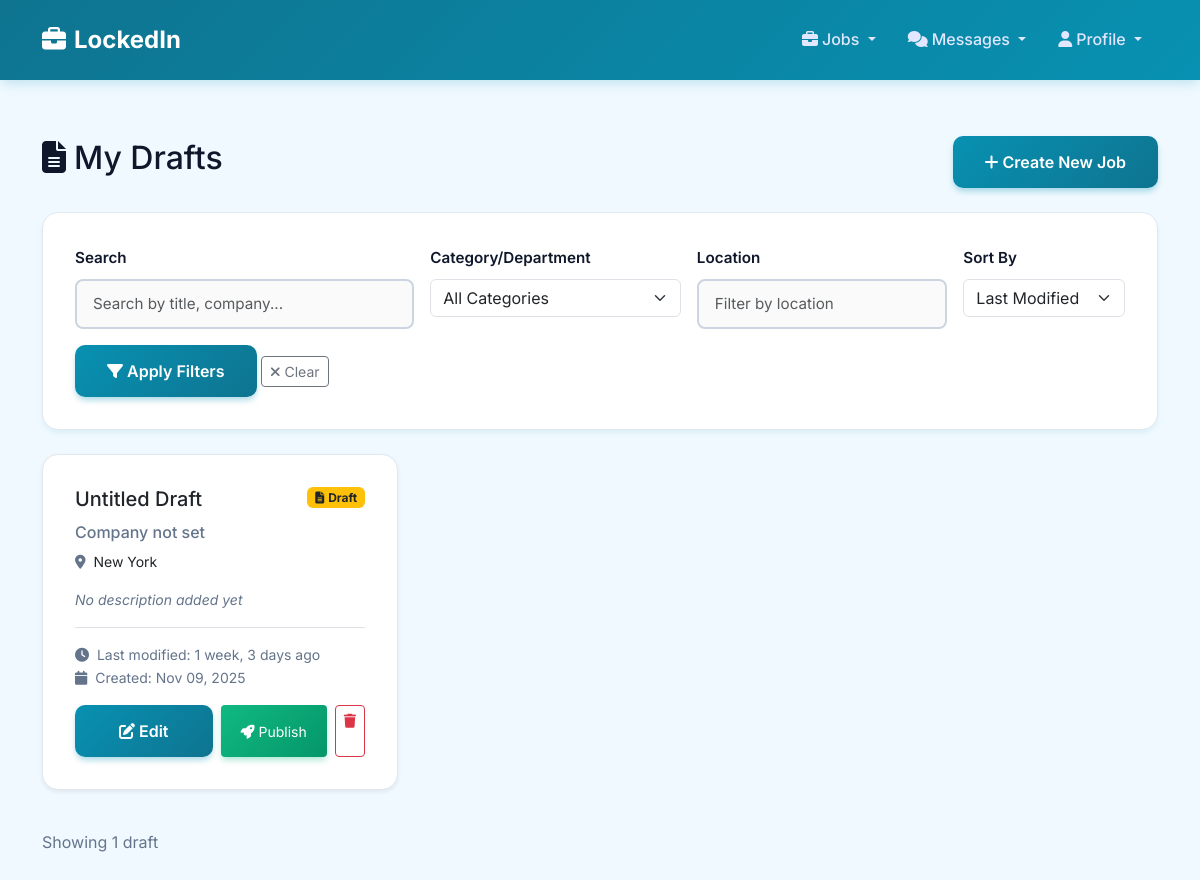
The app's page /my-drafts/ (signed in) with its own data.
### jobs/models.py (models this page shows, shortened)
class JobPosting(models.Model):
    EMPLOYMENT_TYPES = [
        ('full_time', 'Full Time'),
        ('part_time', 'Part Time'),
        ('contract', 'Contract'),
        ('internship', 'Internship'),
        ('temporary', 'Temporary'),
    ]
    EXPERIENCE_LEVELS = [
        ('entry', 'Entry Level'),
        ('mid', 'Mid Level'),
        ('senior', 'Senior Level'),
        ('executive', 'Executive'),
    ]
    WORK_LOCATIONS = [
        ('remote', 'Remote'),
        ('on_site', 'On Site'),
        ('hybrid', 'Hybrid'),
    ]
    title = models.CharField(max_length=200, blank=True)
    company = models.CharField(max_length=200, blank=True)
    location = models.CharField(max_length=200, blank=True)
    latitude = models.DecimalField(max_digits=9, decimal_places=6, null=True, blank=True, help_text="Latitude coordinate")
    longitude = models.DecimalField(max_digits=9, decimal_places=6, null=True, blank=True, help_text="Longitude coordinate")
    work_location = models.CharField(max_length=20, choices=WORK_LOCATIONS, default='on_site')
    employment_type = models.CharField(max_length=20, choices=EMPLOYMENT_TYPES, default='full_time')
    experience_level = models.CharField(max_length=20, choices=EXPERIENCE_LEVELS, default='mid')
    description = models.TextField(blank=True)
    requirements = models.TextField(blank=True)
    responsibilities = models.TextField(blank=True)
    benefits = models.TextField(blank=True)
    salary_min = models.DecimalField(max_digits=10, decimal_places=2, null=True, blank=True)
    salary_max = models.DecimalField(max_digits=10, decimal_places=2, null=True, blank=True)
    salary_currency = models.CharField(max_length=3, default='USD')
    salary_period = models.CharField(max_length=20, default='yearly', choices=[
        ('hourly', 'Per Hour'),
        ('monthly', 'Per Month'),
        ('yearly', 'Per Year'),
    ])
    category = models.ForeignKey(JobCategory, on_delete=models.CASCADE, related_name='jobs', null=True, blank=True)
    posted_by = models.ForeignKey(User, on_delete=models.CASCADE, related_name='posted_jobs')
    STATUS_CHOICES = [
        ('draft', 'Draft'),
        ('published', 'Published'),
    ]
    status = models.CharField(max_length=20, choices=STATUS_CHOICES, default='published')
    is_active = models.BooleanField(default=True)
    is_featured = models.BooleanField(default=False)
    application_deadline = models.DateField(null=True, blank=True)
    posted_at = models.DateTimeField(auto_now_add=True)
    updated_at = models.DateTimeField(auto_now=True)
    application_count = models.PositiveIntegerField(default=0)
    view_count = models.PositiveIntegerField(default=0)
    visa_sponsorship = models.BooleanField(default=False, help_text="Does this job offer visa sponsorship?")
    class Meta:
        ordering = ['-posted_at']
        indexes = [
            models.Index(fields=['is_active', 'posted_at']),
            models.Index(fields=['category', 'location']),
            models.Index(fields=['employment_type', 'experience_level']),
        ]

### profiles/views.py (the view)
# urls.py: path('my-drafts/', views.my_drafts, name='my_drafts'),
@login_required
def my_drafts(request):
    if request.user.user_type != 'recruiter':
        messages.error(request, 'Only recruiters can view drafts.')
        return redirect('home')
    drafts = JobPosting.objects.filter(posted_by=request.user, status='draft').order_by('-updated_at')
    search_query = request.GET.get('search', '').strip()
    if search_query:
        drafts = drafts.filter(
            models.Q(title__icontains=search_query) |
            models.Q(company__icontains=search_query) |
            models.Q(description__icontains=search_query)
        )
    location_filter = request.GET.get('location', '').strip()
    if location_filter:
        drafts = drafts.filter(location__icontains=location_filter)
    category_filter = request.GET.get('category', '').strip()
    if category_filter:
        drafts = drafts.filter(category__id=category_filter)
    sort_by = request.GET.get('sort', 'updated')  # Default to last modified
    if sort_by == 'created':
        drafts = drafts.order_by('-posted_at')
    elif sort_by == 'title':
        drafts = drafts.order_by('title')
    else:  # updated
        drafts = drafts.order_by('-updated_at')
    categories = JobCategory.objects.all()
    return render(request, 'profiles/my_drafts.html', {
        'drafts': drafts,
        'categories': categories,
        'search_query': search_query,
        'location_filter': location_filter,
        'category_filter': category_filter,
        'sort_by': sort_by,
    })

### profiles/templates/profiles/my_drafts.html (shortened to what this page needs)
{% extends 'base.html' %}
{% block content %}
<div class="container mt-4">
    <div class="d-flex justify-content-between align-items-center mb-4">
        <h2><i class="fas fa-file-alt me-2"></i>My Drafts</h2>
        <a href="{% url 'post_job' %}" class="btn btn-primary">
            <i class="fas fa-plus me-1"></i>Create New Job
        </a>
    </div>
    <div class="card mb-4">
        <div class="card-body">
            <form method="get" id="filterForm">
                <div class="row g-3">
                    <div class="col-md-4">
                        <label class="form-label">Search</label>
                        <input type="text" name="search" class="form-control" placeholder="Search by title, company..." value="{{ search_query }}">
                    </div>
                    <div class="col-md-3">
                        <label class="form-label">Category/Department</label>
                        <select name="category" class="form-select">
                            <option value="">All Categories</option>
                        </select>
                    </div>
                    <div class="col-md-3">
                        <label class="form-label">Location</label>
                        <input type="text" name="location" class="form-control" placeholder="Filter by location" value="{{ location_filter }}">
                    </div>
                    <div class="col-md-2">
                        <label class="form-label">Sort By</label>
                        <select name="sort" class="form-select">
                            <option value="updated" {% if sort_by == 'updated' %}selected{% endif %}>Last Modified</option>
                        </select>
                    </div>
                </div>
                <div class="mt-3">
                    <button type="submit" class="btn btn-primary btn-sm">
                        <i class="fas fa-filter me-1"></i>Apply Filters
                    </button>
                    <a href="{% url 'my_drafts' %}" class="btn btn-outline-secondary btn-sm">
                        <i class="fas fa-times me-1"></i>Clear
                    </a>
                </div>
            </form>
        </div>
    </div>
    {% if drafts %}
        <div class="row">
            {% for draft in drafts %}
                <div class="col-md-6 col-lg-4 mb-4">
                    <div class="card h-100 shadow-sm hover-shadow">
                        <div class="card-body">
                            <div class="d-flex justify-content-between align-items-start mb-2">
                                <h5 class="card-title">
                                    <a href="{% url 'jobs:edit_job' draft.id %}" class="text-decoration-none text-dark">
                                        {{ draft.title|default:"Untitled Draft" }}
                                    </a>
                                </h5>
                                <span class="badge bg-warning text-dark">
                                    <i class="fas fa-file-alt me-1"></i>Draft
                                </span>
                            </div>
                            <h6 class="card-subtitle mb-2 text-muted">
                                {{ draft.company|default:"Company not set" }}
                            </h6>
                            <p class="card-text small">
                                <i class="fas fa-map-marker-alt text-muted me-1"></i>
                                {{ draft.location|default:"Location not set" }}
                            </p>
                            {% if draft.description %}
                                <p class="card-text text-muted small">
                                    {{ draft.description|truncatewords:15 }}
                                </p>
                            {% else %}
                                <p class="card-text text-muted small fst-italic">
                                    No description added yet
                                </p>
                            {% endif %}
                            <div class="border-top pt-3 mt-3">
                                <small class="text-muted d-block">
                                    <i class="fas fa-clock me-1"></i>
                                    Last modified: {{ draft.updated_at|timesince }} ago
                                </small>
                                <small class="text-muted d-block">
                                    <i class="fas fa-calendar me-1"></i>
                                    Created: {{ draft.posted_at|date:"M d, Y" }}
                                </small>
                            </div>
                            <div class="d-flex gap-2 mt-3">
                                <a href="{% url 'jobs:edit_job' draft.id %}" class="btn btn-sm btn-primary flex-fill" title="Edit Draft">
                                    <i class="fas fa-edit me-1"></i>Edit
                                </a>
                                <button type="button" class="btn btn-sm btn-success flex-fill"
                                        onclick="confirmPublish({{ draft.id }}, '{{ draft.title|default:"this job"|escapejs }}')"
                                        title="Publish Job">
                                    <i class="fas fa-rocket me-1"></i>Publish
                                </button>
                                <a href="{% url 'jobs:delete_job' draft.id %}" class="btn btn-sm btn-outline-danger" title="Delete Draft">
                                    <i class="fas fa-trash"></i>
                                </a>
                            </div>
                        </div>
                    </div>
                </div>
            {% endfor %}
        </div>
        <div class="mt-3">
            <p class="text-muted">
                Showing {{ drafts|length }} draft{{ drafts|length|pluralize }}
            </p>
        </div>
    {% endif %}
</div>
{% endblock %}

### profiles/templates/base.html (style rules this page uses)
:root { --primary-color: #0891b2; --primary-dark: #0e7490; --primary-light: #06b6d4; --accent-color: #f97316; --accent-dark: #ea580c; --secondary-color: #64748b; --success-color: #10b981; --danger-color: #dc2626; --warning-color: #f59e0b; --light-bg: #f0f9ff; --card-bg: #ffffff; --dark-text: #0f172a; --medium-text: #334155; --light-text: #64748b; --border-color: #cbd5e1; --border-light: #e2e8f0; }
body { font-family: 'Inter', -apple-system, BlinkMacSystemFont, sans-serif; background-color: var(--light-bg); color: var(--dark-text); line-height: 1.6; }
.card { border: 1px solid var(--border-light); box-shadow: 0 4px 6px -1px rgba(8, 145, 178, 0.08), 0 2px 4px -1px rgba(8, 145, 178, 0.04); border-radius: 16px; background: var(--card-bg); transition: all 0.3s ease; }
.card-body { padding: 2rem; }
.form-label { font-weight: 600; color: var(--dark-text); margin-bottom: 0.5rem; font-size: 0.95rem; }
.form-control { border: 2px solid var(--border-color); border-radius: 8px; padding: 0.75rem 1rem; font-size: 0.95rem; transition: all 0.3s ease; background-color: #fafafa; }
.btn-primary { background: linear-gradient(135deg, var(--primary-color) 0%, var(--primary-dark) 100%); border: none; border-radius: 10px; padding: 0.875rem 2rem; font-weight: 600; font-size: 1rem; transition: all 0.3s ease; box-shadow: 0 4px 6px -1px rgba(8, 145, 178, 0.35); color: white !important; }
.btn-success { background: linear-gradient(135deg, var(--success-color) 0%, #059669 100%); border: none; color: white !important; box-shadow: 0 4px 6px -1px rgba(16, 185, 129, 0.35); }
.text-muted { color: var(--light-text) !important; }
a { color: var(--primary-color); transition: color 0.2s ease; }

### profiles/templates/profiles/my_drafts.html (style rules this page uses)
.hover-shadow { transition: all 0.3s ease; }

### records on screen
JobPosting: title "Untitled Draft", company "Company not set", location "New York", description "No description added yet", updated_at "1 week, 3 days", posted_at "Nov 09, 2025"

### other values on screen
{{ drafts|length }} "1"
